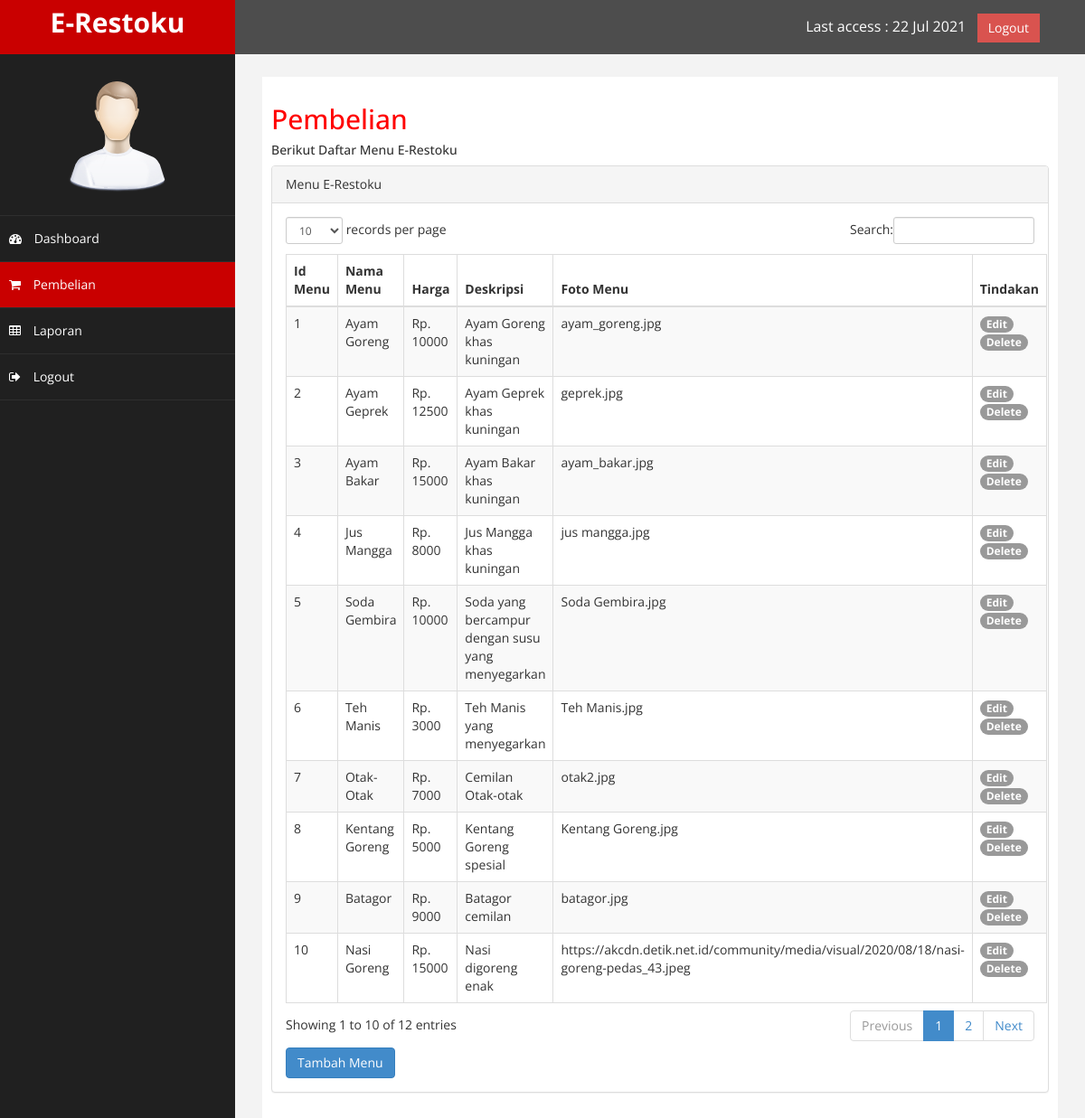
The page /admin/pembelian.php (signed in) on the database its author committed.
### tables this page shows
CREATE TABLE `menu` (
  `id_menu` int(11) NOT NULL,
  `nama_menu` varchar(100) NOT NULL,
  `harga` int(11) NOT NULL,
  `deskripsi` varchar(100) NOT NULL,
  `foto_menu` varchar(100) NOT NULL
);

### admin/pembelian.php (the view, shortened to what this page needs)
<?php
include "../koneksi.php";
?>
<!DOCTYPE html>
<html xmlns="http://www.w3.org/1999/xhtml">
<head>
    <link href="assets/css/bootstrap.css" rel="stylesheet" />
    <link href="assets/css/font-awesome.css" rel="stylesheet" />
    <link href="assets/css/custom.css" rel="stylesheet" />
   <link href="assets/js/dataTables/dataTables.bootstrap.css" rel="stylesheet" />
</head>
<body>
    <div id="wrapper">
        <nav class="navbar navbar-default navbar-cls-top " role="navigation" style="margin-bottom: 0">
            <div class="navbar-header">
                <a class="navbar-brand" href="index.html">E-Restoku</a>
            </div>
    <div style="color: white;
                padding: 15px 50px 5px 50px;
                float: right;
                font-size: 16px;"> Last access : <?php echo date("d M Y"); ?> &nbsp; <a href="../admin/logout.php" class="btn btn-danger square-btn-adjust">Logout</a> </div>
        </nav>
                <nav class="navbar-default navbar-side" role="navigation">
            <div class="sidebar-collapse">
                <ul class="nav" id="main-menu">
				<li class="text-center">
                    <img src="assets/img/find_user.png" class="user-image img-responsive"/>
					</li>
                    <li>
                        <a  href="index.php"><i class="fa fa-dashboard"></i> Dashboard</a>
                    </li>
                      <li>
                        <a class="active-menu"   href="pembelian.php"><i class="fa fa-shopping-cart"></i> Pembelian</a>
                    </li>
                      <li  >
                        <a  href="laporan.php"><i class="fa fa-table"></i> Laporan</a>
                    </li>
                    <li  >
                        <a  href="../admin/logout.php"><i class="fa fa-sign-out"></i> Logout </a>
                    </li>
                </ul>
            </div>
        </nav>
        <div id="page-wrapper" >
            <div id="page-inner">
                <div class="row">
                    <div class="col-md-12">
                     <h2>Pembelian</h2>
                        <h5>Berikut Daftar Menu E-Restoku</h5>
                    </div>
                </div>
                <div class="panel panel-default">
                        <div class="panel-heading">
                             Menu E-Restoku
                        </div>
                        <div class="panel-body">
                            <div class="table-responsive">
            <table class="table table-striped table-hover table-bordered" id="mytable">
			<thead class="thead-dark text-center">
				<tr>
                    <th>Id Menu</th>
					<th>Nama Menu</th>
					<th>Harga</th>
					<th>Deskripsi</th>
					<th>Foto Menu</th>
					<th>Tindakan</th>
				</tr>
			</thead>
			<tbody>
				<?php
				$sql = mysqli_query($koneksi, "SELECT * FROM menu ORDER BY id_menu") or die (mysqli_error($koneksi));
				if(mysqli_num_rows($sql) > 0) {
					while($data = mysqli_fetch_assoc($sql)) {
						echo '
						<tr>
							<td>'.$data['id_menu'].'</td>
							<td>'.$data['nama_menu'].'</td>
							<td> Rp. '.$data['harga'].'</td>
							<td>'.$data['deskripsi'].'</td>
							<td>'.$data['foto_menu'].'</td>
							<td>
								<a href="menu-edit.php?id_menu='.$data['id_menu'].'" class="badge badge-warning">Edit</a>
								<a href="menu-delete.php?id_menu='.$data['id_menu'].'" class="badge badge-danger" onclick="return confirm(\'Yakin ingin menghapus data ini?\')">Delete</a>
							</td>
						</tr>
						';
					}
				} else {
					echo '
					<tr>
						<td colspan="6">Tidak ada data.</td>
					</tr>
					';
				}
				?>
		</table>
        <a class="btn btn-primary mb-2" href="menu-tambah.php" role="button">Tambah Menu</a>
            </div>
        </div>
</body>
</html>

### admin/assets/css/custom.css (style rules this page uses)
body { font-family: 'Open Sans', sans-serif; }
#wrapper { width: 100%; background:#202020; }
#page-wrapper { padding: 15px 15px; min-height: 600px; background:#F3F3F3; }
#page-inner { width:100%; margin:10px 20px 10px 0px; background-color:#fff!important; padding:10px; min-height:1200px; }
.text-center { text-align:center; }
h2 { color: #f00; }
.square-btn-adjust { border: 0px solid transparent; -webkit-border-radius: 0px; -moz-border-radius: 0px; border-radius: 0px; }
.user-image { margin: 25px auto; -webkit-border-radius: 10px; -moz-border-radius: 10px; border-radius: 10px; max-height:170px; max-width:170px; }
.navbar-cls-top .navbar-brand { color: #fff; background: #C90000; width: 260px; text-align: center; height: 60px; font-size: 30px; font-weight: 700; }
.active-menu { background-color:#C90000!important; }
.sidebar-collapse , .sidebar-collapse .nav { background:none; }
.sidebar-collapse .nav { padding:0; }
.sidebar-collapse .nav > li > a { color:#fff; background:#202020; text-shadow:none; }
.sidebar-collapse > .nav > li > a { padding:15px 10px; }
.sidebar-collapse > .nav > li { border-bottom: 1px solid rgba(107, 108, 109, 0.19); }
.navbar-side { border:none; background-color: #202020; }
.navbar-cls-top { background:#4D4D4D; border-bottom:none; }
.navbar-default { border:0px solid black; }
.navbar-header { background: #A70303; }
.nav > li > a > i { margin-right:10px; }
@media (min-width:768px) { #page-wrapper { margin: 0 0 0 260px; padding: 15px 30px; min-height: 1200px; } }
@media (min-width:768px) { .navbar-side { z-index: 1; position: absolute; width: 260px; } }
@media (min-width:768px) { .navbar { border-radius: 0px; } }

### rows shown on the page
menu: id_menu "1", nama_menu "Ayam Goreng", harga "10000", deskripsi "Ayam Goreng khas kuningan", foto_menu "ayam_goreng.jpg"
menu: id_menu "2", nama_menu "Ayam Geprek", harga "12500", deskripsi "Ayam Geprek khas kuningan", foto_menu "geprek.jpg"
menu: id_menu "3", nama_menu "Ayam Bakar", harga "15000", deskripsi "Ayam Bakar khas kuningan", foto_menu "ayam_bakar.jpg"
menu: id_menu "4", nama_menu "Jus Mangga", harga "8000", deskripsi "Jus Mangga khas kuningan", foto_menu "jus mangga.jpg"
menu: id_menu "5", nama_menu "Soda Gembira", harga "10000", deskripsi "Soda yang bercampur dengan susu yang menyegarkan", foto_menu "Soda Gembira.jpg"
menu: id_menu "6", nama_menu "Teh Manis", harga "3000", deskripsi "Teh Manis yang menyegarkan", foto_menu "Teh Manis.jpg"
menu: id_menu "7", nama_menu "Otak-Otak", harga "7000", deskripsi "Cemilan Otak-otak", foto_menu "otak2.jpg"
menu: id_menu "8", nama_menu "Kentang Goreng", harga "5000", deskripsi "Kentang Goreng spesial", foto_menu "Kentang Goreng.jpg"
menu: id_menu "9", nama_menu "Batagor", harga "9000", deskripsi "Batagor cemilan", foto_menu "batagor.jpg"
menu: id_menu "10", nama_menu "Nasi Goreng", harga "15000", deskripsi "Nasi digoreng enak", foto_menu "https://akcdn.detik.net.id/community/media/visual/2020/08/18/nasi-goreng-pedas_43.jpeg"
